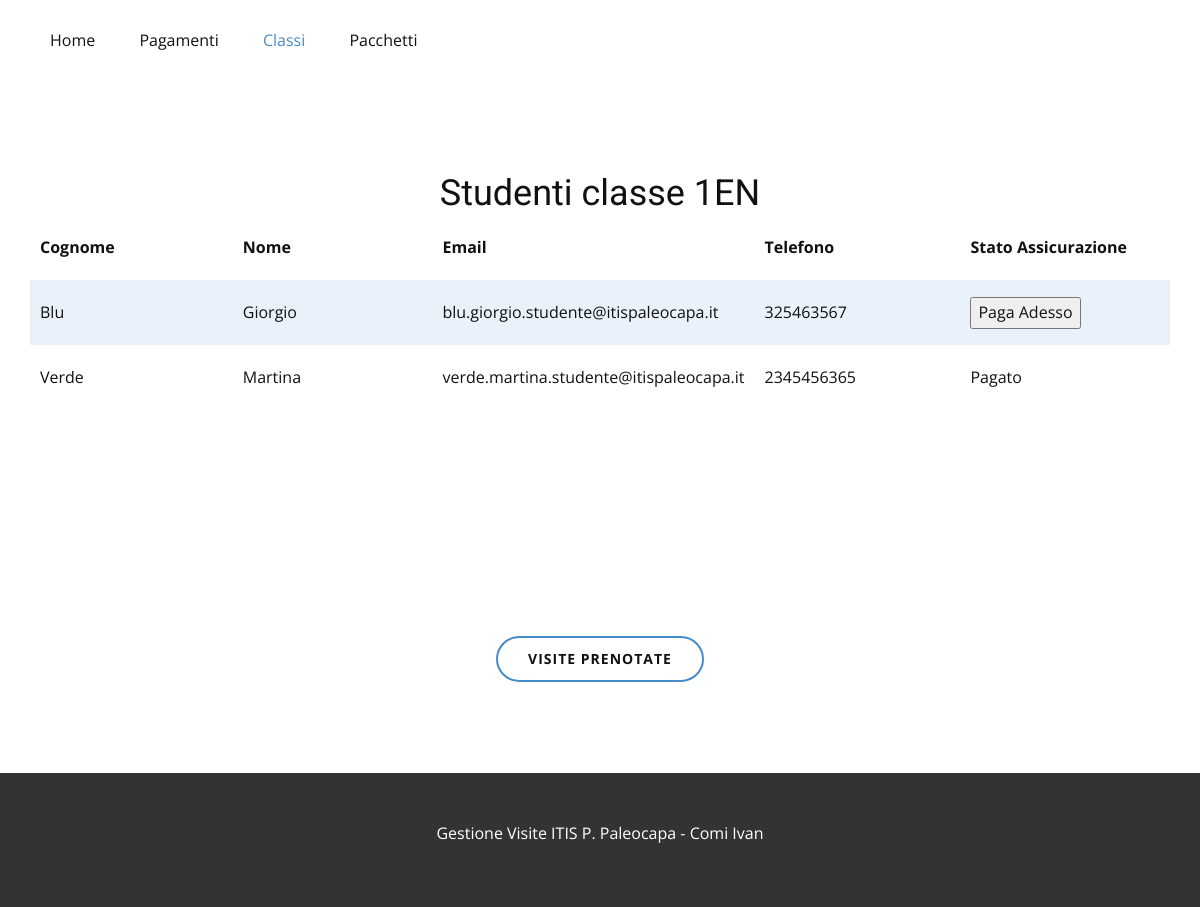
/studenti.php?idClasse=5, run on the app's committed database.
### tables this page shows
CREATE TABLE `classi` (
  `id` int(255) NOT NULL,
  `classe` varchar(255) NOT NULL
);

CREATE TABLE `studenti` (
  `id` int(255) NOT NULL,
  `nome` varchar(255) NOT NULL,
  `cognome` varchar(255) NOT NULL,
  `email` varchar(255) NOT NULL,
  `telefono` varchar(12) NOT NULL,
  `stato_assicurazione` enum('Pagato','Non Pagato') NOT NULL,
  `id_classe` int(255) DEFAULT NULL
);

### studenti.php (the view, shortened to what this page needs)
<?php
include("db-connect.php");
$idClasse = $_GET['idClasse'];
$cmd = "SELECT classe FROM classi WHERE id = '$idClasse'";
$qry = mysqli_query($con, $cmd);
$result = mysqli_fetch_assoc($qry);
$classe = $result['classe'];
?>
<!DOCTYPE html>
<html style="font-size: 16px;" lang="en"><head>
    <link rel="stylesheet" href="css/nicepage.css" media="screen">
    <link rel="stylesheet" href="css/studenti.css" media="screen">
  <meta data-intl-tel-input-cdn-path="intlTelInput/"></head>
  <body class="u-body u-xl-mode" data-lang="en"><header class="u-clearfix u-header u-header" id="sec-15ce"><div class="u-clearfix u-sheet u-valign-middle u-sheet-1">
        <nav class="u-menu u-menu-dropdown u-offcanvas u-menu-1">
          <div class="u-custom-menu u-nav-container">
            <ul class="u-nav u-unstyled u-nav-1">
              <li class="u-nav-item"><a class="u-button-style u-nav-link u-text-active-palette-1-base u-text-hover-palette-2-base" href="index.php" style="padding: 10px 20px;">Home</a></li>
              <li class="u-nav-item"><a class="u-button-style u-nav-link u-text-active-palette-1-base u-text-hover-palette-2-base" href="pagamenti.php" style="padding: 10px 20px;">Pagamenti</a></li>
            <li class="u-nav-item"><a class="u-button-style u-nav-link u-text-active-palette-1-base u-text-hover-palette-2-base" rel="nofollow" style="padding: 10px 20px;">Classi</a>
        </li>
        <li class="u-nav-item"><a class="u-button-style u-nav-link u-text-active-palette-1-base u-text-hover-palette-2-base" href="pacchetti.php" style="padding: 10px 20px;">Pacchetti</a></li>
      </ul>
    </div>
  </nav>
</div>
</header>
    <section class="u-align-center u-clearfix u-section-1" id="sec-bb0a">
      <div class="u-clearfix u-sheet u-valign-middle u-sheet-1">
        <h2 class="u-align-center u-text u-text-default u-text-1">Studenti classe <?php echo $classe ?></h2>
        <div class="u-expanded-width u-table u-table-responsive u-table-1">
          <?php
            $cmd = "SELECT * FROM studenti WHERE id_classe = '$idClasse'";
            $qry = mysqli_query($con, $cmd);
            if(mysqli_num_rows($qry) > 0) {
              echo '<form method="POST">';
              echo '<table class="u-table-entity u-table-entity-1">';
              echo '<colgroup>';
              echo '<col width="20%">
              <col width="20%">
              <col width="20%">
              <col width="20%">
              <col width="20%">';
              echo '</colgroup>';
              echo '<tbody class="u-table-alt-palette-1-light-3 u-table-body">';
              echo '<tr style="height: 65px;">
                <th class="u-table-cell u-table-cell-1">Cognome</th>
                <th class="u-table-cell u-table-cell-2">Nome</th>
                <th class="u-table-cell u-table-cell-3">Email</th>
                <th class="u-table-cell u-table-cell-4">Telefono</th>
                <th class="u-table-cell u-table-cell-5">Stato Assicurazione</th>
              </tr>';
              while($row = mysqli_fetch_assoc($qry)) {
                echo '<tr style="height: 65px;">';
                echo '<td class="u-table-cell">'.$row['cognome'] .'</td>';
                echo '<td class="u-table-cell">'.$row['nome'] .'</td>';
                echo '<td class="u-table-cell">'.$row['email'] .'</td>';
                echo '<td class="u-table-cell">'.$row['telefono'] .'</td>';
                if($row['stato_assicurazione'] == "Non Pagato") {
                  echo '<td class="u-table-cell"><button type="submit" name="btn-paga-assicurazione" value="'.$row['id'].'">Paga Adesso</td>';
                }
                else {
                  echo '<td class="u-table-cell">Pagato</td>';
                }
                echo '</tr>';
              }
              echo '</table>';
              echo '</form>';
            }
          ?>
        </div>
      </div>
    </section>
    <section class="u-clearfix u-section-2" id="sec-c19b">
      <div class="u-clearfix u-sheet u-sheet-1">
        <?php echo '<a href="visita.php?idClasse='.$idClasse.'" class="u-border-2 u-border-hover-palette-1-base u-border-palette-1-base u-btn u-btn-round u-button-style u-hover-palette-1-base u-none u-radius-50 u-text-body-color u-btn-1">visite prenotate<br></a>'; ?>
      </div>
    </section>
    <footer class="u-align-center u-clearfix u-footer u-grey-80 u-footer" id="sec-8281"><div class="u-clearfix u-sheet u-sheet-1">
        <p class="u-align-center u-text u-text-default u-text-1">Gestione Visite ITIS P. Paleocapa - Comi Ivan</p>
      </div></footer>
</body></html>

### css/studenti.css (style rules this page uses)
.u-section-1 .u-sheet-1 { min-height: 464px; }
.u-section-1 .u-text-1 { margin: 2px auto 0; }
.u-section-1 .u-table-1 { margin: 2px auto 42px 0; }
.u-section-1 .u-table-entity-1 { min-height: 100px; }
.u-section-1 .u-table-cell-1 { font-weight: 700; }
.u-section-1 .u-table-cell-2 { font-weight: 700; }
.u-section-1 .u-table-cell-3 { font-weight: 700; }
.u-section-1 .u-table-cell-4 { font-weight: 700; }
.u-section-1 .u-table-cell-5 { font-weight: 700; }
.u-section-2 .u-sheet-1 { min-height: 229px; }
.u-section-2 .u-btn-1 { border-style: solid; font-weight: 700; text-transform: uppercase; font-size: 0.875rem; letter-spacing: 1px; margin: 92px auto 6px; }

### data on the page
classi: classe "1EN"
studenti: cognome "Blu", nome "Giorgio", email "blu.giorgio.studente@itispaleocapa.it", telefono "325463567", $row['id'] 10 (drawn)
studenti: cognome "Verde", nome "Martina", email "verde.martina.studente@itispaleocapa.it", telefono "2345456365", stato_assicurazione "Pagato"
